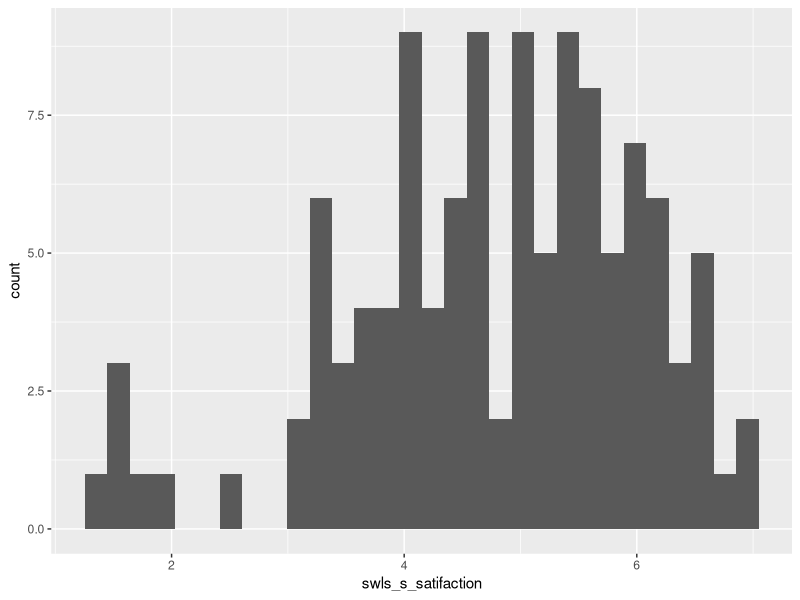
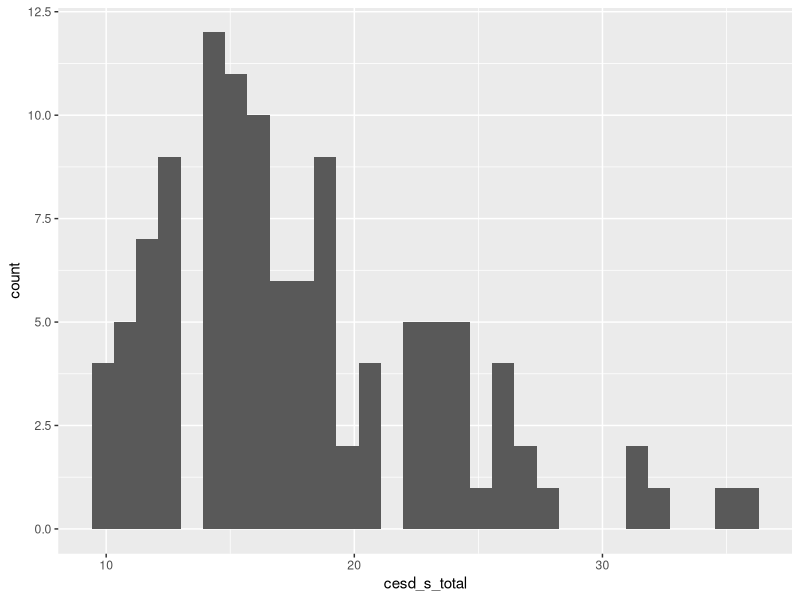
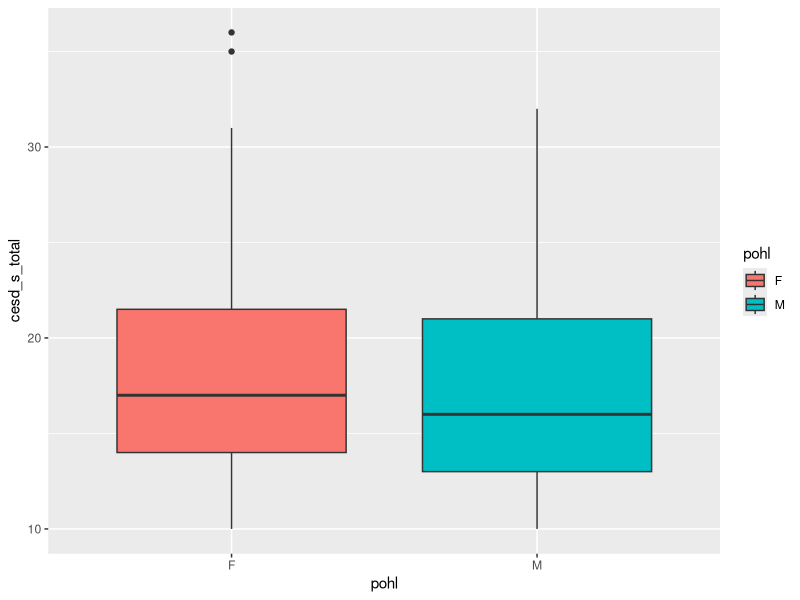

Write R code to recreate these figures, in order.
library(ggplot2)
library(dplyr)

df_data <- read.table("data/midlife-data-paper.csv", sep=",", header = TRUE)

str(df_data)
summary(df_data)
dplyr::glimpse(df_data)

ggplot(data=df_data, aes(x = swls_s_satifaction)) +
  geom_histogram()

ggplot(data=df_data, aes(x = cesd_s_total)) +
  geom_histogram()

ggplot(df_data, aes(x=pohl, y=cesd_s_total, fill = pohl)) +
  geom_boxplot()
